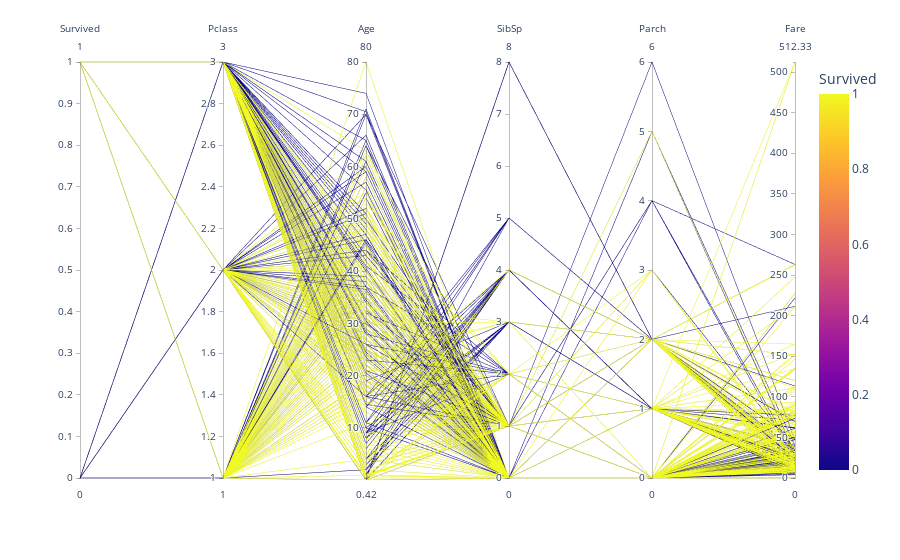

The notebook cell this image was saved under:
### Code cell
#| output: true
#| fig-cap: Parallel coordinates plot with respect to target
fig = px.parallel_coordinates(data_frame=df, dimensions=num_columns, color=target)
fig.show()

### Figure 1 — Plotly figure (JSON) as saved in the notebook; plotly's stock layout.template omitted (floating-point values rounded to 4 significant figures; data arrays with more than 128 entries replaced by an {"elided": "..."} marker saying what was removed)
{"data": [{"dimensions": [{"label": "Survived", "values": {"elided": "891 int values"}}, {"label": "Pclass", "values": {"elided": "891 int values"}}, {"label": "Age", "values": {"elided": "891 float values"}}, {"label": "SibSp", "values": {"elided": "891 int values"}}, {"label": "Parch", "values": {"elided": "891 int values"}}, {"label": "Fare", "values": {"elided": "891 float values"}}], "domain": {"x": [0, 1], "y": [0, 1]}, "line": {"color": {"elided": "891 int values"}, "coloraxis": "coloraxis"}, "name": "", "type": "parcoords"}], "layout": {"coloraxis": {"colorbar": {"title": {"text": "Survived"}}, "colorscale": [[0, "#0d0887"], [0.1111, "#46039f"], [0.2222, "#7201a8"], [0.3333, "#9c179e"], [0.4444, "#bd3786"], [0.5556, "#d8576b"], [0.6667, "#ed7953"], [0.7778, "#fb9f3a"], [0.8889, "#fdca26"], [1, "#f0f921"]]}, "legend": {"tracegroupgap": 0}, "margin": {"t": 60}}}
